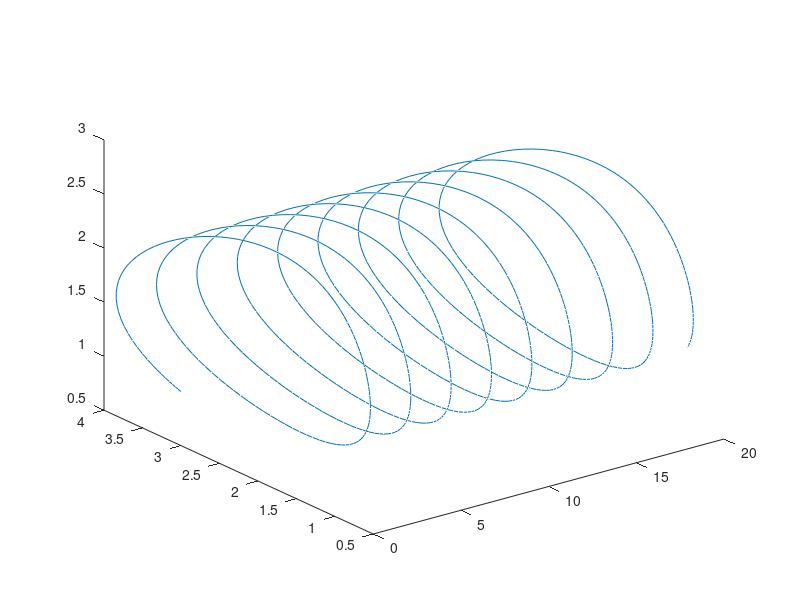
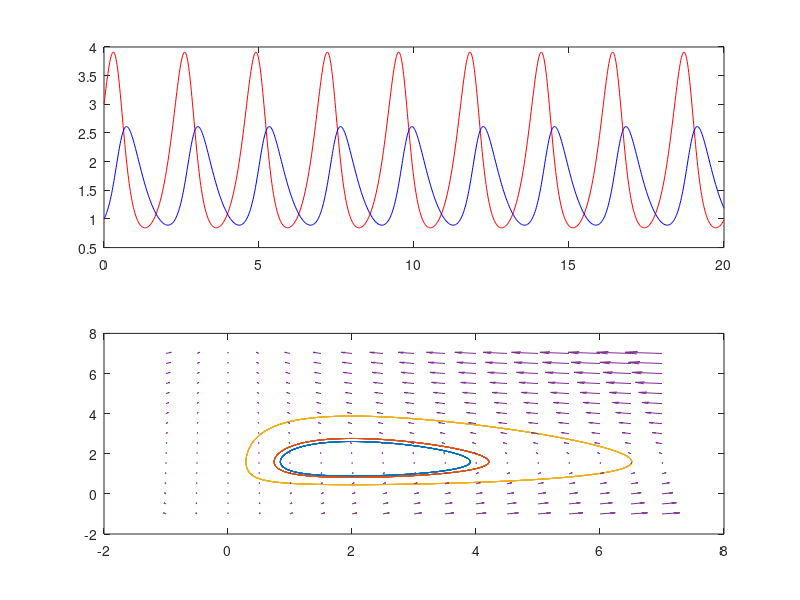

Write MATLAB code to recreate these figures, in order.
clear all
clc
a=4;
b=2.5;
c=2;
d=1;
T=20;
span=[0 T];

opts=odeset('RelTol',1e-6);
f = @(t,x) [(a-b*x(2))*x(1);(-c+d*x(1))*x(2)];

[X,Y] = meshgrid(-1:.5:7)
x1=(a-b.*Y)*X;
x2=(-c+d.*X)*Y;

x0=[[3, 1],[4, 2],[5, 3]];
x01=[3, 1];
x02=[4, 2];
x03=[5, 3];


[t1_45,x1_45]=ode45(f, span, x01, opts);
[t2_45,x2_45]=ode45(f, span, x02, opts);
[t3_45,x3_45]=ode45(f, span, x03, opts);

x11=x1_45(:,1);
x21=x1_45(:,2);
x12=x2_45(:,1);
x22=x2_45(:,2);
x13=x3_45(:,1);
x23=x3_45(:,2);

plot3(t1_45,x11,x21)


figure
subplot(2,1,1)
plot(t1_45,x1_45(:,1),'-r',t1_45,x1_45(:,2),'-b')
subplot(2,1,2)
plot(x11,x21)
hold on
plot(x12,x22)
hold on
plot(x13,x23)
hold on
quiver(X,Y,x1,x2)
